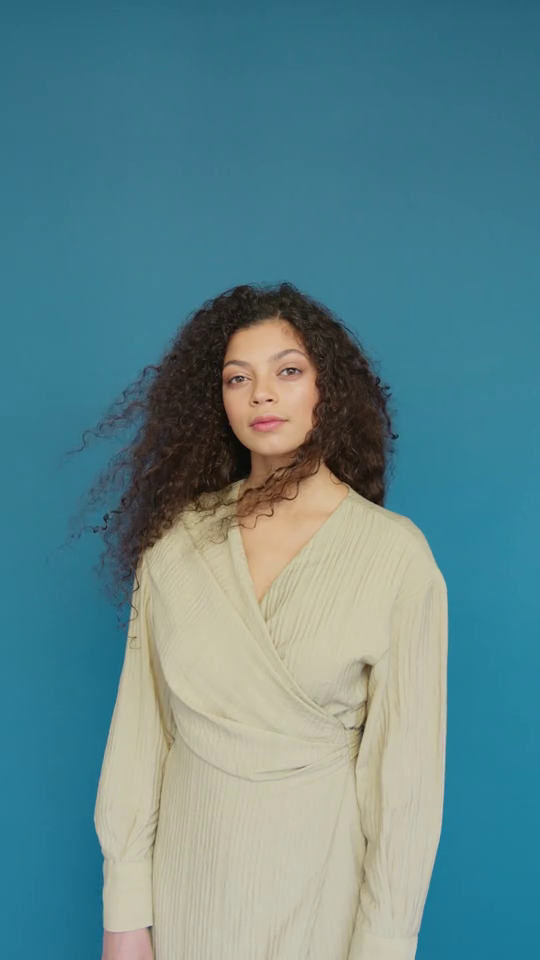
#> input picture frame 30 of lab9/face.mp4, 540 x 960 px
$ python main3.py
#> lines starting #> are read from the running program, lines starting #| are printed output that depends on the picture; after the words box and inside, x2 and y2 are one past the last pixel; in counts of white or black regions, pixels touching at a corner belong together
from pathlib import Path
import numpy as np
import cv2

ESC   = 0x0000001B
UP    = 0x00260000
DOWN  = 0x00280000
LEFT  = 0x00250000
RIGHT = 0x00270000
SPACE = 0x00000020

def load_image(fpath: str) -> np.ndarray:
    data = np.fromfile(fpath, dtype = np.uint8) # изображение в массив
    img = cv2.imdecode(data, cv2.IMREAD_COLOR) # цветное изображение
    if img is None:
        raise IOError('Неверный формат файла')
    return img

if __name__ == '__main__':
    CASCAD_DIR = Path(cv2.data.haarcascades)
    FACE = CASCAD_DIR / 'haarcascade_frontalface_default.xml'
    EYES = CASCAD_DIR / 'haarcascade_eye.xml'
    cascade = cv2.CascadeClassifier(str(FACE))
    cascade_eyes = cv2.CascadeClassifier(str(EYES))
    if cascade.empty():
        raise IOError('Каскад загрузить не удалось')

    #параметры каскада
    # во сколько раз уменьшаетмся изображение
    scale_per_stage = 1.3
    # сколько соседних окон тоже дало положительный отклик
    min_neighbours = 1

    video = cv2.VideoCapture('face.mp4')
    while True:
        success, img = video.read()
#> img is the input picture: shape (960, 540, 3); mean B, G, R 140, 134, 94.4
        if not success:
            print("видео закончилось")
            break
        gray = cv2.cvtColor(img, cv2.COLOR_BGR2GRAY)
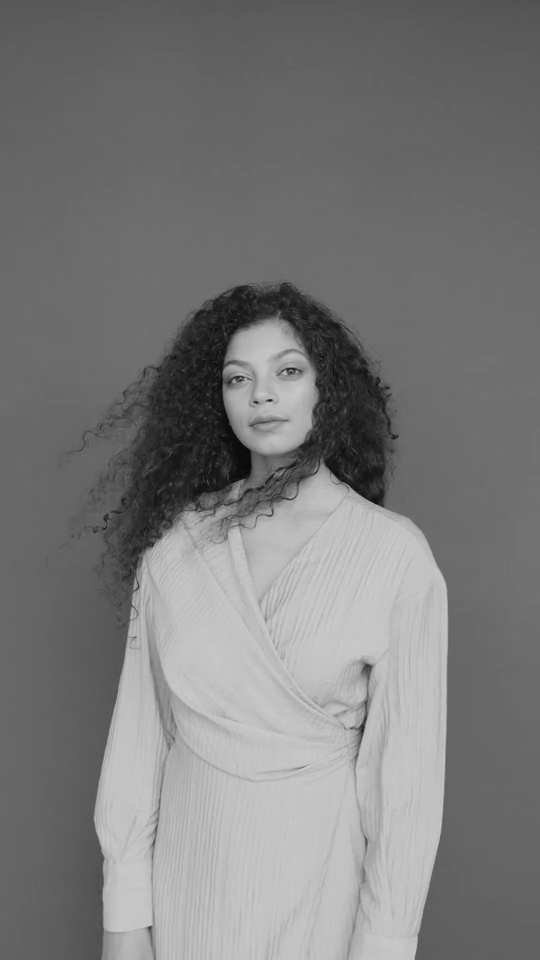
#> gray: shape (960, 540); min 4, max 203, mean 122.8
        print(f"min_neighbours: {min_neighbours}")
        copy = img.copy()
        rois = cascade.detectMultiScale(
            gray, # обрабатываемое изображение
            scaleFactor=scale_per_stage,
            minNeighbors=min_neighbours
        )
#> rois = [[205, 329, 125, 125]]
        for x, y, w, h in rois:
            cv2.rectangle(copy, (x, y), (x + w, y + h), (64, 255, 255), 2)
            roi_color_head = copy[y:y + h, x:x + w]
            rois_eyes = cascade_eyes.detectMultiScale(
                roi_color_head,
                scaleFactor=scale_per_stage,
                minNeighbors=min_neighbours
            )
            for ex, ey, ew, eh in rois_eyes:
                cv2.circle(roi_color_head, (ex+int(ew / 2), ey+int(eh / 2)), 10, (64, 64, 64), 2)
#> this loop made 1 pass
#> (x, y, w, h, rois_eyes) on pass 1: (205, 329, 125, 125, [[69, 26, 33, 33], [18, 37, 29, 29]])
#> pass 1, `roi_color_head = copy[y:y + h, x:x + w]`:
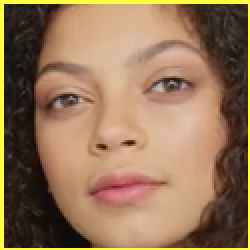
#> roi_color_head: shape (125, 125, 3) (shown 2 times larger); mean B, G, R 88, 117.4, 149.1
#> after the loop:
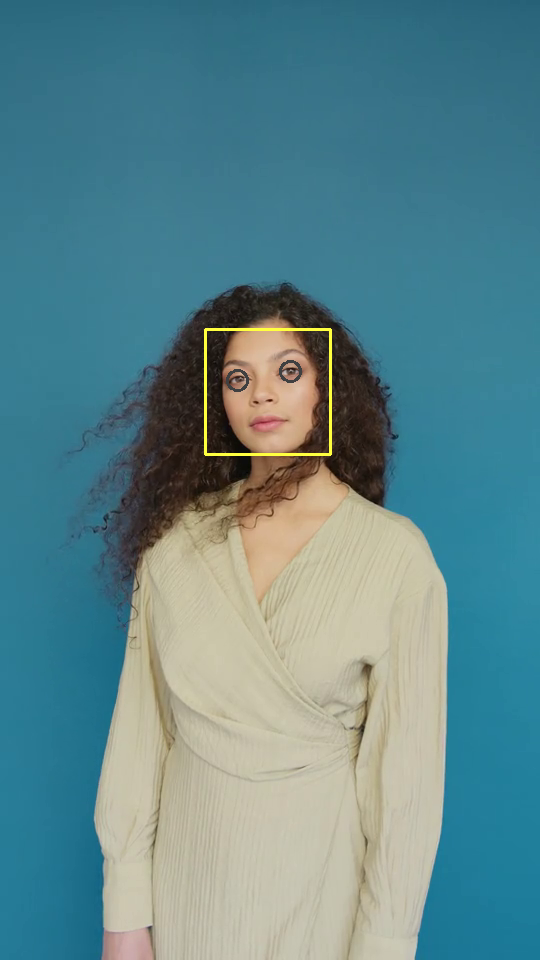
#> copy: shape (960, 540, 3); 0.36% of pixels changed, all inside (x1, y1, x2, y2) = (204, 328, 332, 456)
#> after the loop:
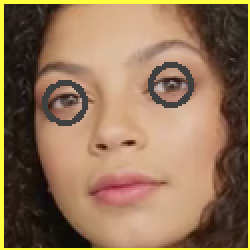
#> roi_color_head: shape (125, 125, 3) (shown 2 times larger); 2.48% of pixels changed, all inside (x1, y1, x2, y2) = (21, 31, 97, 63)
        cv2.imshow('face', copy)
        key = cv2.waitKeyEx(10)
#> (key Esc is pressed here)
#> key = 27
        if key == ESC:
            break
        elif key == UP:
            min_neighbours += 1
        elif key == DOWN:
            min_neighbours -= 1
        min_neighbours = max(0, min(10, min_neighbours))

$ run again, starting later in the video
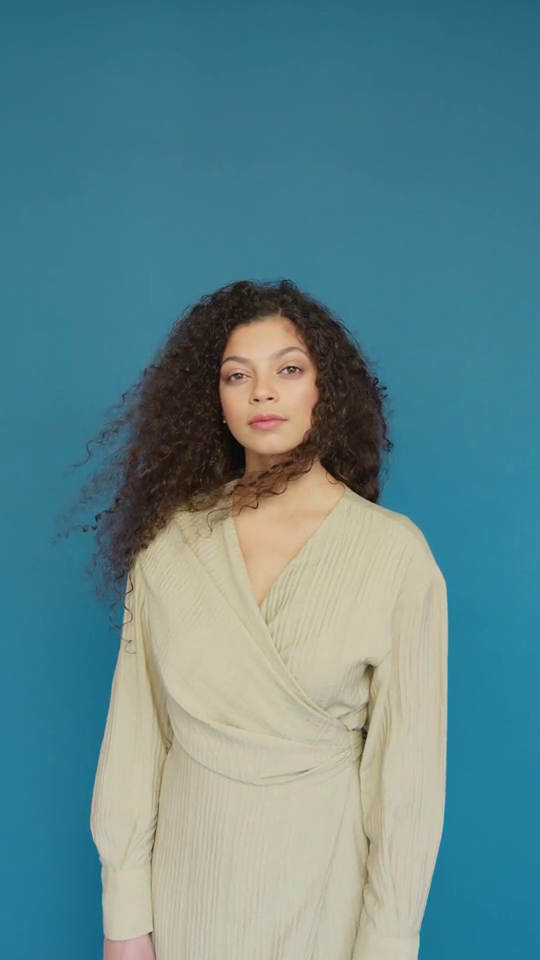
#> input picture frame 137 of lab9/face.mp4, 540 x 960 px
#> img is the input picture: shape (960, 540, 3); mean B, G, R 140.4, 134.6, 95.8
#> `gray = cv2.cvtColor(img, cv2.COLOR_BGR2GRAY)`:
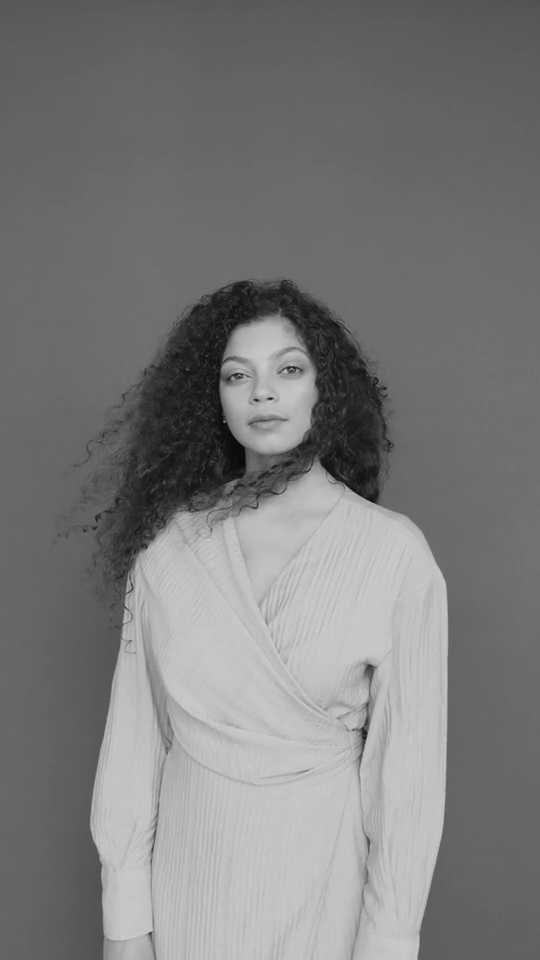
#> gray: shape (960, 540); min 5, max 206, mean 123.6
#> rois = [[202, 325, 127, 127]]
#> the loop `for x, y, w, h in rois:` made 1 pass
#> (x, y, w, h, rois_eyes) on pass 1: (202, 325, 127, 127, [[72, 29, 31, 31], [19, 37, 29, 29]])
#> after the loop `for x, y, w, h in rois:`:
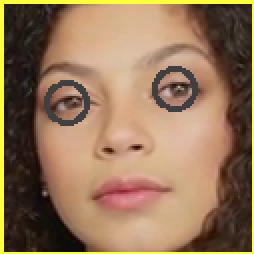
#> roi_color_head: shape (127, 127, 3) (shown 2 times larger); mean B, G, R 88.3, 117.3, 148.2
#> key = 27

$ run again, starting later in the video
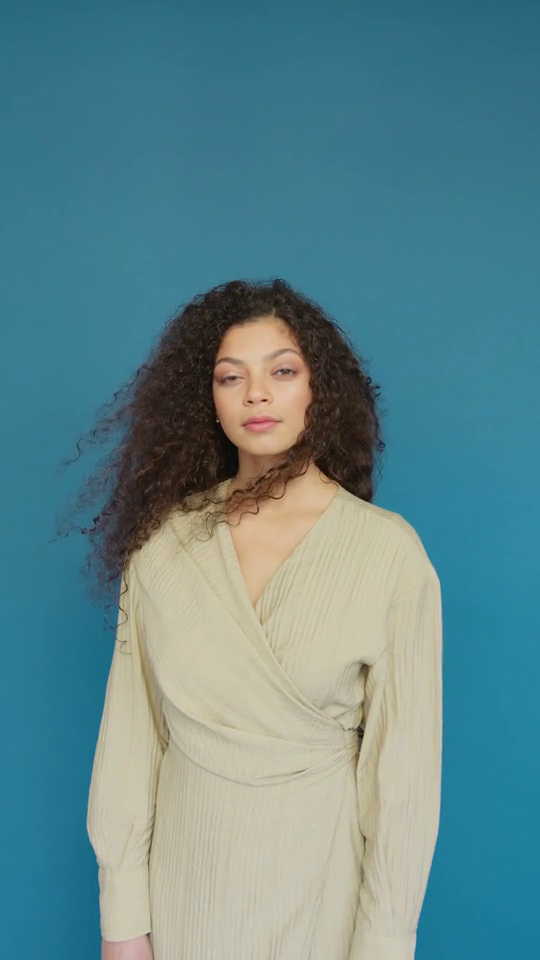
#> input picture frame 244 of lab9/face.mp4, 540 x 960 px
#> img is the input picture: shape (960, 540, 3); mean B, G, R 140.4, 134.7, 95.9
#> `gray = cv2.cvtColor(img, cv2.COLOR_BGR2GRAY)`:
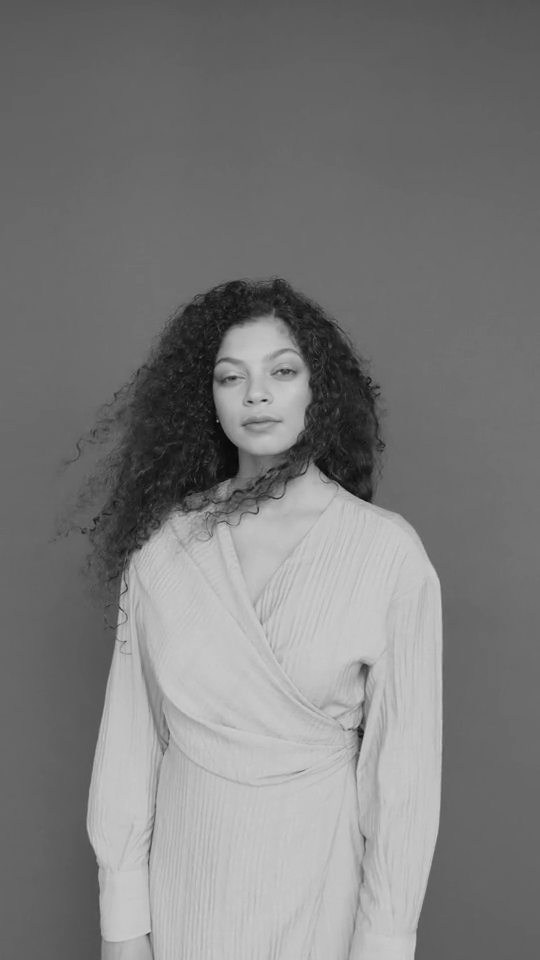
#> gray: shape (960, 540); min 6, max 206, mean 123.7
#> rois = [[195, 328, 128, 128]]
#> the loop `for x, y, w, h in rois:` made 1 pass
#> (x, y, w, h, rois_eyes) on pass 1: (195, 328, 128, 128, [[75, 29, 31, 31]])
#> after the loop `for x, y, w, h in rois:`:
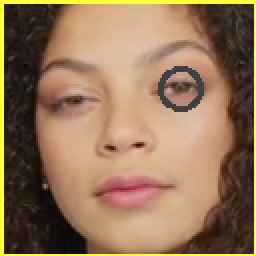
#> roi_color_head: shape (128, 128, 3) (shown 2 times larger); mean B, G, R 87.5, 117.1, 148
#> key = 27
